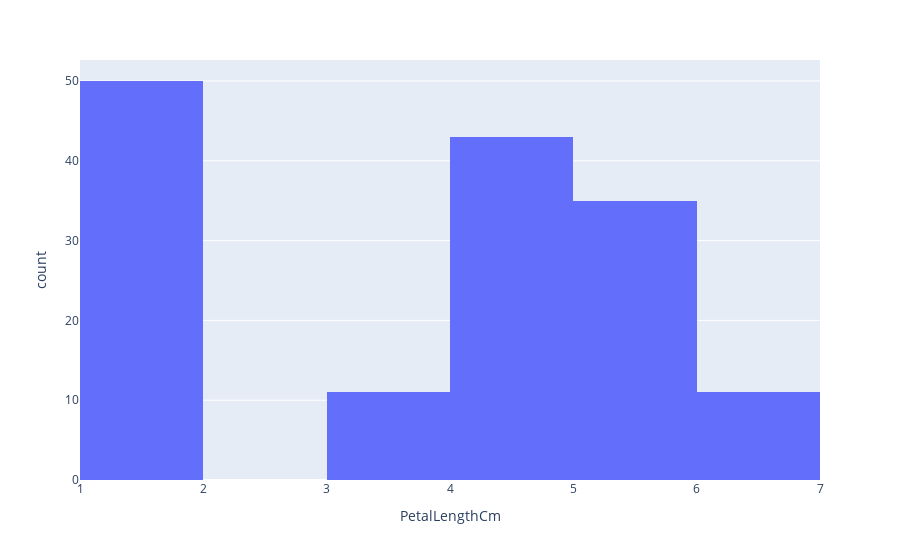

The notebook cell this image was saved under:
### Markdown cell above
## Histogram with Plotly Express

### Code cell
import plotly.express as px

px.histogram(iris, x='PetalLengthCm', nbins=10)

### Figure 1 — Plotly figure (JSON) as saved in the notebook; plotly's stock layout.template omitted (floating-point values rounded to 4 significant figures; data arrays with more than 128 entries replaced by an {"elided": "..."} marker saying what was removed)
{"data": [{"bingroup": "x", "hovertemplate": "PetalLengthCm=%{x}<br>count=%{y}<extra></extra>", "legendgroup": "", "marker": {"color": "#636efa", "pattern": {"shape": ""}}, "name": "", "nbinsx": 10, "orientation": "v", "showlegend": false, "type": "histogram", "x": {"elided": "150 float values"}, "xaxis": "x", "yaxis": "y"}], "layout": {"barmode": "relative", "legend": {"tracegroupgap": 0}, "margin": {"t": 60}, "xaxis": {"anchor": "y", "domain": [0, 1], "title": {"text": "PetalLengthCm"}}, "yaxis": {"anchor": "x", "domain": [0, 1], "title": {"text": "count"}}}}
